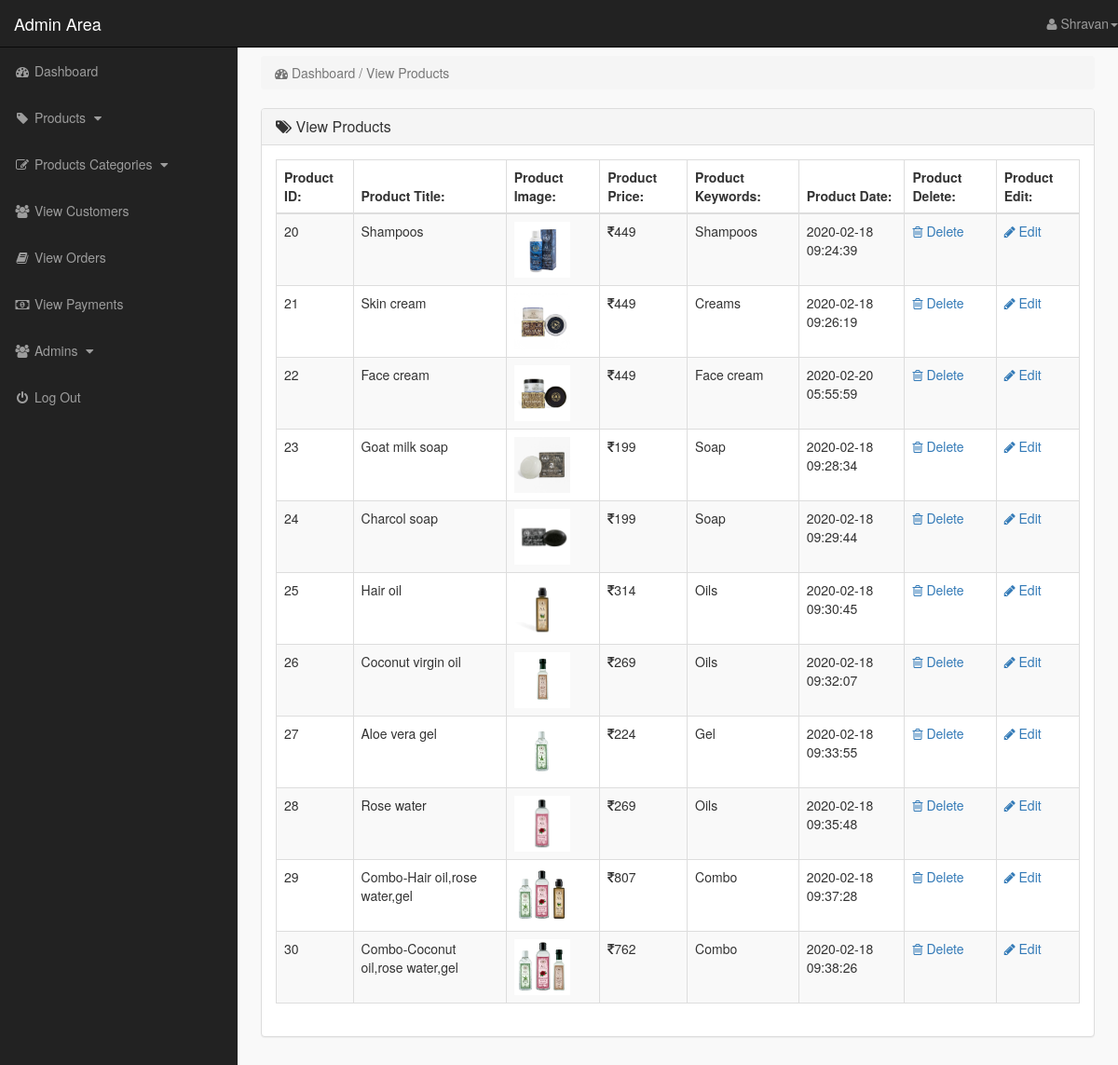
Page /admin_area/index.php?view_products (signed in) on the committed database.
### tables this page shows
CREATE TABLE `product` (
  `product_id` int(10) NOT NULL,
  `p_cat_id` int(10) NOT NULL,
  `date` timestamp NOT NULL DEFAULT current_timestamp() ON UPDATE current_timestamp(),
  `product_title` text NOT NULL,
  `product_img1` text NOT NULL,
  `product_img2` text NOT NULL,
  `product_price` int(10) NOT NULL,
  `product_desc` text NOT NULL,
  `product_keywords` text NOT NULL
);

### admin_area/view_products.php (the view, shortened to what this page needs)
<?php
    if(!isset($_SESSION['admin_email'])){
        echo "<script>window.open('login.php','_self')</script>";
    }else{
?>
<div class="row">
    <div class="col-lg-12">
        <ol class="breadcrumb">
            <li class="active">
                <i class="fa fa-dashboard"></i> Dashboard / View Products
            </li>
        </ol>
    </div>
</div>
<div class="row">
    <div class="col-lg-12">
        <div class="panel panel-default">
            <div class="panel-heading">
               <h3 class="panel-title">
                   <i class="fa fa-tags"></i>  View Products
               </h3>
            </div>
            <div class="panel-body">
                <div class="table-responsive">
                    <table class="table table-striped table-bordered table-hover">
                        <thead>
                            <tr>
                                <th> Product ID: </th>
                                <th> Product Title: </th>
                                <th> Product Image: </th>
                                <th> Product Price: </th>
                                <th> Product Keywords: </th>
                                <th> Product Date: </th>
                                <th> Product Delete: </th>
                                <th> Product Edit: </th>
                            </tr>
                        </thead>
                        <tbody>
                            <?php
                                $get_pro = "select * from product";
                                $run_pro = mysqli_query($con,$get_pro);
                                while($row_pro=mysqli_fetch_array($run_pro)){
                                    $pro_id = $row_pro['product_id'];
                                    $pro_title = $row_pro['product_title'];
                                    $pro_img1 = $row_pro['product_img1'];
                                    $pro_price = $row_pro['product_price'];
                                    $pro_keywords = $row_pro['product_keywords'];
                                    $pro_date = $row_pro['date'];
                            ?>
                            <tr>
                                <td> <?php echo $pro_id; ?> </td>
                                <td> <?php echo $pro_title; ?> </td>
                                <td> <img src="product_images/<?php echo $pro_img1; ?>" width="60" height="60"></td>
                                <td> <i class="fa fa-inr"></i><?php echo $pro_price; ?> </td>
                                <td> <?php echo $pro_keywords; ?> </td>
                                <td> <?php echo $pro_date ?> </td>
                                <td>
                                     <a href="index.php?delete_product=<?php echo $pro_id; ?>">
                                        <i class="fa fa-trash-o"></i> Delete
                                     </a>
                                </td>
                                <td>
                                     <a href="index.php?edit_product=<?php echo $pro_id; ?>">
                                        <i class="fa fa-pencil"></i> Edit
                                     </a>
                                </td>
                            </tr>
                            <?php } ?>
                        </tbody>
                    </table>
                </div>
            </div>
        </div>
    </div>
</div>
<?php } ?>

### admin_area/css/style.css (style rules this page uses)
body { margin-top: 100px; }
@media (min-width: 768px) { body { margin-top: 50px; } }
.panel-body { border-radius: 5px; }

### rows in the picture
product: product_id "20", product_title "Shampoos", product_img1 (picture), product_price "449", product_keywords "Shampoos", date "2020-02-18 09:24:39"
product: product_id "21", product_title "Skin cream", product_img1 (picture), product_price "449", product_keywords "Creams", date "2020-02-18 09:26:19"
product: product_id "22", product_title "Face cream", product_img1 (picture), product_price "449", product_keywords "Face cream", date "2020-02-20 05:55:59"
product: product_id "23", product_title "Goat milk soap", product_img1 (picture), product_price "199", product_keywords "Soap", date "2020-02-18 09:28:34"
product: product_id "24", product_title "Charcol soap", product_img1 (picture), product_price "199", product_keywords "Soap", date "2020-02-18 09:29:44"
product: product_id "25", product_title "Hair oil", product_img1 (picture), product_price "314", product_keywords "Oils", date "2020-02-18 09:30:45"
product: product_id "26", product_title "Coconut virgin oil", product_img1 (picture), product_price "269", product_keywords "Oils", date "2020-02-18 09:32:07"
product: product_id "27", product_title "Aloe vera gel", product_img1 (picture), product_price "224", product_keywords "Gel", date "2020-02-18 09:33:55"
product: product_id "28", product_title "Rose water", product_img1 (picture), product_price "269", product_keywords "Oils", date "2020-02-18 09:35:48"
product: product_id "29", product_title "Combo-Hair oil,rose water,gel", product_img1 (picture), product_price "807", product_keywords "Combo", date "2020-02-18 09:37:28"
product: product_id "30", product_title "Combo-Coconut oil,rose water,gel", product_img1 (picture), product_price "762", product_keywords "Combo", date "2020-02-18 09:38:26"
